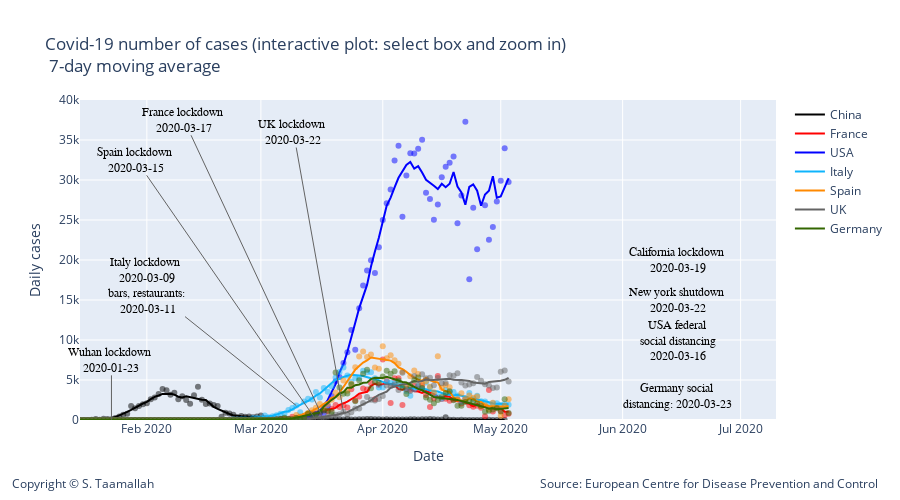

The notebook cell this image was saved under:
### Code cell
degree = 1
#smooth_italy = smoothTriangle(df_italy['deaths'],degree)

smooth_china = smoothTriangle(df_china['cases'], degree)
smooth_france = smoothTriangle(df_france['cases'], degree)
smooth_italy = smoothTriangle(df_italy['cases'],degree)
smooth_usa = smoothTriangle(df_usa['cases'],degree)
smooth_uk = smoothTriangle(df_uk['cases'],degree)
smooth_germany = smoothTriangle(df_germany['cases'],degree)
smooth_spain = smoothTriangle(df_spain['cases'],degree)
smooth_korea = smoothTriangle(df_korea['cases'],degree)
smooth_netherlands = smoothTriangle(df_netherlands['cases'],degree)
smooth_belgium = smoothTriangle(df_belgium['cases'],degree)


smooth_china = smooth_3day(df_china['cases'])
smooth_france = smooth_3day(df_france['cases'])
smooth_italy = smooth_3day(df_italy['cases'])
smooth_usa = smooth_3day(df_usa['cases'])
smooth_uk = smooth_3day(df_uk['cases'])
smooth_germany = smooth_3day(df_germany['cases'])
smooth_spain = smooth_3day(df_spain['cases'])
smooth_korea = smooth_3day(df_korea['cases'])
smooth_netherlands = smooth_3day(df_netherlands['cases'])
smooth_belgium = smooth_3day(df_belgium['cases'])

smooth_china = smooth_5day(df_china['cases'])
smooth_france = smooth_5day(df_france['cases'])
smooth_italy = smooth_5day(df_italy['cases'])
smooth_usa = smooth_5day(df_usa['cases'])
smooth_uk = smooth_5day(df_uk['cases'])
smooth_germany = smooth_5day(df_germany['cases'])
smooth_spain = smooth_5day(df_spain['cases'])
smooth_korea = smooth_5day(df_korea['cases'])
smooth_netherlands = smooth_5day(df_netherlands['cases'])
smooth_belgium = smooth_5day(df_belgium['cases'])

smooth_china = smooth_7day(df_china['cases'])
smooth_france = smooth_7day(df_france['cases'])
smooth_italy = smooth_7day(df_italy['cases'])
smooth_usa = smooth_7day(df_usa['cases'])
smooth_uk = smooth_7day(df_uk['cases'])
smooth_germany = smooth_7day(df_germany['cases'])
smooth_spain = smooth_7day(df_spain['cases'])
smooth_korea = smooth_7day(df_korea['cases'])
smooth_netherlands = smooth_7day(df_netherlands['cases'])
smooth_belgium = smooth_7day(df_belgium['cases'])


# Add traces
trace1 = go.Scatter(
        x=df_china.index, 
        y=df_china['cases'],
        mode='markers',
        name='China daily cases',
        line_color='rgba(0, 0, 0, .5)',
        showlegend=False,
)

trace11 = go.Scatter(
        x=df_china.index, 
        y=smooth_china,
        mode='lines',
        name='China',
        line_color='rgba(0, 0, 0, 1)',
)


trace2 = go.Scatter(
        x=df_france.index, 
        y=df_france['cases'],
        mode='markers',
        name='France',
        line_color='rgba(256, 0, 0, .5)',
        showlegend=False,
)

trace22 = go.Scatter(
        x=df_france.index, 
        y=smooth_france,
        mode='lines',
        name='France',
        line_color='rgba(256, 0, 0, 1)',
)


trace3 = go.Scatter(
        x=df_usa.index, 
        y=df_usa['cases'],
        mode='markers',
        name='USA',
        line_color='rgba(0, 0, 255, .5)',
    showlegend=False,
)

trace33 = go.Scatter(
        x=df_usa.index, 
        y=smooth_usa,
        mode='lines',
        name='USA',
        line_color='rgba(0, 0, 255, 1)',
)
    
    
trace4 = go.Scatter(
        x=df_italy.index, 
        y=df_italy['cases'],
        mode='markers',
        name='Italy',
        line_color='rgba(14, 180, 252, .5)',
    showlegend=False,
)

trace44 = go.Scatter(
        x=df_italy.index, 
        y=smooth_italy,
        mode='lines',
        name='Italy',
        line_color='rgba(14, 180, 252, 1)',
)

trace5 = go.Scatter(
        x=df_spain.index, 
        y=df_spain['cases'],
        mode='markers',
        name='Spain',
        line_color='rgba(255, 137, 0, .5)',
    showlegend=False,
)

trace55 = go.Scatter(
        x=df_spain.index, 
        y=smooth_spain,
        mode='lines',
        name='Spain',
        line_color='rgba(255, 137, 0, 1)',
)


trace6 = go.Scatter(
        x=df_uk.index, 
        y=df_uk['cases'],
        mode='markers',
        name='UK',
        line_color='rgba(100, 100, 100, .5)',
    showlegend=False
)

trace66 = go.Scatter(
        x=df_uk.index, 
        y=smooth_uk,
        mode='lines',
        name='UK',
        line_color='rgba(100, 100, 100, 1)',
)

trace7 = go.Scatter(
        x=df_germany.index, 
        y=df_germany['cases'],
        mode='markers',
        name='Germany',
        line_color='rgba(51, 102, 0, .5)',
    showlegend=False,
)

trace77 = go.Scatter(
        x=df_germany.index, 
        y=smooth_germany,
        mode='lines',
        name='Germany',
        line_color='rgba(51, 102, 0, 1)',
)


data = [trace1,trace11, trace2, trace22, trace3, trace33, trace4, trace44, trace5, trace55, trace6, trace66, trace7, trace77]

layout = go.Layout(
    title="Covid-19 number of cases (interactive plot: select box and zoom in) <br> 7-day moving average",
    width=900,
    height=500,
    
    # Top left
    xaxis=dict(
        title='Date',
        range=['2020-01-15', '2020-07-10'],
    ),
    yaxis=dict(
        title='Daily cases',
        #type='log',
        range=[0,40000],
        anchor='x'
    ),
    
      annotations=[
        dict(
            x=1.15,
            y=-0.23,
            showarrow=False,
            text='Source: European Centre for Disease Prevention and Control',
            xref='paper',
            yref='paper'
        ),
        
        dict(
            x=-0.1,
            y=-0.23,
            showarrow=False,
            text='Copyright © S. Taamallah ',
            xref='paper',
            yref='paper'
        )
    ],
    
)



fig = go.Figure(data=data, layout=layout)



fig.add_annotation(
        x='2020-01-23',
        y=20,
        xref="x",
        yref="y",
        text="Wuhan lockdown <br> 2020-01-23 ",
        showarrow=True,
        font=dict(
            family="Courier New, monospace",
            size=12,
            color="black"
            ),
        align="center",
        arrowhead=0,
        arrowsize=1,
        arrowwidth=1,
        arrowcolor="#636363",
        ax=0,
        ay=-60,
        #bordercolor="#c7c7c7",
        #borderwidth=2,
        #borderpad=4,
        #bgcolor="#ff7f0e",
        #opacity=0.8
        )


fig.add_annotation(
        x='2020-03-10',
        y=1800,
        xref="x",
        yref="y",
        text="Italy lockdown <br> 2020-03-09 <br> bars, restaurants: <br> 2020-03-11",
        showarrow=True,
        font=dict(
            family="Courier New, monospace",
            size=12,
            color="black"
            ),
        align="center",
        arrowhead=0,
        arrowsize=1,
        arrowwidth=1,
        arrowcolor="#636363",
        ax=-150,
        ay=-120,
        #bordercolor="#c7c7c7",
        #borderwidth=2,
        #borderpad=4,
        #bgcolor="#ff7f0e",
        #opacity=0.8
        )


fig.add_annotation(
            x='2020-03-17',
            y=30,
            text="France lockdown <br> 2020-03-17 ",
            showarrow=True,
            font=dict(
            family="Courier New, monospace",
            size=12,
            color="black",
            ),
        align="center",
        arrowhead=0,
        arrowsize=1,
        arrowwidth=1,
        arrowcolor="#636363",
        ax=-140,
        ay=-300,
)


fig.add_annotation(
            x='2020-03-15',
            y=20,
            text="Spain lockdown <br> 2020-03-15 ",
            showarrow=True,
            font=dict(
            family="Courier New, monospace",
            size=12,
            color="black",
            ),
        align="center",
        arrowhead=0,
        arrowsize=1,
        arrowwidth=1,
        arrowcolor="#636363",
        ax=-180,
        ay=-260,
)


fig.add_annotation(
            x='2020-03-22',
            y=1000,
            text="UK lockdown <br> 2020-03-22 ",
            showarrow=True,
            font=dict(
            family="Courier New, monospace",
            size=12,
            color="black",
            ),
        align="center",
        arrowhead=0,
        arrowsize=1,
        arrowwidth=1,
        arrowcolor="#636363",
        ax=-50,
        ay=-280,
)

fig.add_annotation(
            x='2020-06-15',
            y=3000,
            text="Germany social <br> distancing: 2020-03-23 ",
            showarrow=False,
            font=dict(
            family="Courier New, monospace",
            size=12,
            color="black",
            ),
        align="center",
        arrowhead=0,
        arrowsize=1,
        arrowwidth=1,
        arrowcolor="#636363",
        ax=600,
        ay=-60,
)

fig.add_annotation(
            x='2020-06-15',
            y=10000,
            text="USA federal <br> social distancing <br> 2020-03-16 ",
            showarrow=False,
            font=dict(
            family="Courier New, monospace",
            size=12,
            color="black",
            ),
        align="center",
        arrowhead=0,
        arrowsize=1,
        arrowwidth=1,
        arrowcolor="#636363",
        ax=600,
        ay=-520,
)

fig.add_annotation(
            x='2020-06-15',
            y=15000,
            text="New york shutdown <br> 2020-03-22 ",
            showarrow=False,
            font=dict(
            family="Courier New, monospace",
            size=12,
            color="black",
            ),
        align="center",
        arrowhead=0,
        arrowsize=1,
        arrowwidth=1,
        arrowcolor="#636363",
        ax=600,
        ay=-420,
)



fig.add_annotation(
            x='2020-06-15',
            y=20000,
            text="California lockdown <br> 2020-03-19 ",
            showarrow=False,
            font=dict(
            family="Courier New, monospace",
            size=12,
            color="black",
            ),
        align="center",
        arrowhead=0,
        arrowsize=1,
        arrowwidth=1,
        arrowcolor="#636363",
        ax=600,
        ay=-320,
)

fig.show()
from plotly.offline import plot
plot(fig, filename="STaamallah_covid19_analysis_chart_3_20200426.html", auto_open = False)

#from IPython.display import HTML, display
#display(HTML('STaamallah_covid19_analysis_chart_3_20200403.html'), metadata=dict(isolated=True))
